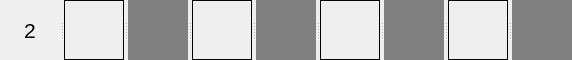
     <widget class="QSplitter" name="splitter_7">
      <property name="orientation">
       <enum>Qt::Horizontal</enum>
      </property>
      <widget class="QLabel" name="label_78">
       <property name="minimumSize">
        <size>
         <width>60</width>
         <height>60</height>
        </size>
       </property>
       <property name="maximumSize">
        <size>
         <width>60</width>
         <height>60</height>
        </size>
       </property>
       <property name="baseSize">
        <size>
         <width>60</width>
         <height>60</height>
        </size>
       </property>
       <property name="font">
        <font>
         <family>Arial</family>
         <pointsize>16</pointsize>
        </font>
       </property>
       <property name="layoutDirection">
        <enum>Qt::LeftToRight</enum>
       </property>
       <property name="text">
        <string>2</string>
       </property>
       <property name="alignment">
        <set>Qt::AlignCenter</set>
       </property>
      </widget>
      <widget class="QLabel" name="cell10">
       <property name="minimumSize">
        <size>
         <width>60</width>
         <height>60</height>
        </size>
       </property>
       <property name="maximumSize">
        <size>
         <width>60</width>
         <height>60</height>
        </size>
       </property>
       <property name="baseSize">
        <size>
         <width>60</width>
         <height>60</height>
        </size>
       </property>
       <property name="layoutDirection">
        <enum>Qt::LeftToRight</enum>
       </property>
       <property name="autoFillBackground">
        <bool>false</bool>
       </property>
       <property name="styleSheet">
        <string notr="true">border: 1px solid black</string>
       </property>
       <property name="text">
        <string/>
       </property>
      </widget>
      <widget class="QLabel" name="cell11">
       <property name="minimumSize">
        <size>
         <width>60</width>
         <height>60</height>
        </size>
       </property>
       <property name="maximumSize">
        <size>
         <width>60</width>
         <height>60</height>
        </size>
       </property>
       <property name="baseSize">
        <size>
         <width>60</width>
         <height>60</height>
        </size>
       </property>
       <property name="layoutDirection">
        <enum>Qt::LeftToRight</enum>
       </property>
       <property name="autoFillBackground">
        <bool>false</bool>
       </property>
       <property name="styleSheet">
        <string notr="true">background-color : grey</string>
       </property>
       <property name="text">
        <string/>
       </property>
      </widget>
      <widget class="QLabel" name="cell12">
       <property name="minimumSize">
        <size>
         <width>60</width>
         <height>60</height>
        </size>
       </property>
       <property name="maximumSize">
        <size>
         <width>60</width>
         <height>60</height>
        </size>
       </property>
       <property name="baseSize">
        <size>
         <width>60</width>
         <height>60</height>
        </size>
       </property>
       <property name="layoutDirection">
        <enum>Qt::LeftToRight</enum>
       </property>
       <property name="autoFillBackground">
        <bool>false</bool>
       </property>
       <property name="styleSheet">
        <string notr="true">border: 1px solid black</string>
       </property>
       <property name="text">
        <string/>
       </property>
      </widget>
      <widget class="QLabel" name="cell13">
       <property name="minimumSize">
        <size>
         <width>60</width>
         <height>60</height>
        </size>
       </property>
       <property name="maximumSize">
        <size>
         <width>60</width>
         <height>60</height>
        </size>
       </property>
       <property name="baseSize">
        <size>
         <width>60</width>
         <height>60</height>
        </size>
       </property>
       <property name="layoutDirection">
        <enum>Qt::LeftToRight</enum>
       </property>
       <property name="autoFillBackground">
        <bool>false</bool>
       </property>
       <property name="styleSheet">
        <string notr="true">background-color : grey</string>
       </property>
       <property name="text">
        <string/>
       </property>
      </widget>
      <widget class="QLabel" name="cell14">
       <property name="minimumSize">
        <size>
         <width>60</width>
         <height>60</height>
        </size>
       </property>
       <property name="maximumSize">
        <size>
         <width>60</width>
         <height>60</height>
        </size>
       </property>
       <property name="baseSize">
        <size>
         <width>60</width>
         <height>60</height>
        </size>
       </property>
       <property name="layoutDirection">
        <enum>Qt::LeftToRight</enum>
       </property>
       <property name="autoFillBackground">
        <bool>false</bool>
       </property>
       <property name="styleSheet">
        <string notr="true">border: 1px solid black</string>
       </property>
       <property name="text">
        <string/>
       </property>
      </widget>
      <widget class="QLabel" name="cell15">
       <property name="minimumSize">
        <size>
         <width>60</width>
         <height>60</height>
        </size>
       </property>
       <property name="maximumSize">
        <size>
         <width>60</width>
         <height>60</height>
        </size>
       </property>
       <property name="baseSize">
        <size>
         <width>60</width>
         <height>60</height>
        </size>
       </property>
       <property name="layoutDirection">
        <enum>Qt::LeftToRight</enum>
       </property>
       <property name="autoFillBackground">
        <bool>false</bool>
       </property>
       <property name="styleSheet">
        <string notr="true">background-color : grey</string>
       </property>
       <property name="text">
        <string/>
       </property>
      </widget>
      <widget class="QLabel" name="cell16">
       <property name="minimumSize">
        <size>
         <width>60</width>
         <height>60</height>
        </size>
       </property>
       <property name="maximumSize">
        <size>
         <width>60</width>
         <height>60</height>
        </size>
       </property>
       <property name="baseSize">
        <size>
         <width>60</width>
         <height>60</height>
        </size>
       </property>
       <property name="layoutDirection">
        <enum>Qt::LeftToRight</enum>
       </property>
       <property name="autoFillBackground">
        <bool>false</bool>
       </property>
       <property name="styleSheet">
        <string notr="true">border: 1px solid black</string>
       </property>
       <property name="text">
        <string/>
       </property>
      </widget>
      <widget class="QLabel" name="cell17">
       <property name="minimumSize">
        <size>
         <width>60</width>
         <height>60</height>
        </size>
       </property>
       <property name="maximumSize">
        <size>
         <width>60</width>
         <height>60</height>
        </size>
       </property>
       <property name="baseSize">
        <size>
         <width>60</width>
         <height>60</height>
        </size>
       </property>
       <property name="layoutDirection">
        <enum>Qt::LeftToRight</enum>
       </property>
       <property name="autoFillBackground">
        <bool>false</bool>
       </property>
       <property name="styleSheet">
        <string notr="true">background-color : grey</string>
       </property>
       <property name="text">
        <string/>
       </property>
      </widget>
     </widget>
